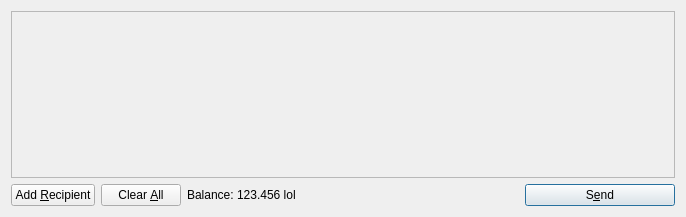
<?xml version="1.0" encoding="UTF-8"?>
<ui version="4.0">
 <class>SendCoinsDialog</class>
 <widget class="QDialog" name="SendCoinsDialog">
  <property name="geometry">
   <rect>
    <x>0</x>
    <y>0</y>
    <width>686</width>
    <height>217</height>
   </rect>
  </property>
  <property name="windowTitle">
   <string>Send Coins</string>
  </property>
  <layout class="QVBoxLayout" name="verticalLayout">
   <item>
    <widget class="QScrollArea" name="scrollArea">
     <property name="widgetResizable">
      <bool>true</bool>
     </property>
     <widget class="QWidget" name="scrollAreaWidgetContents">
      <property name="geometry">
       <rect>
        <x>0</x>
        <y>0</y>
        <width>666</width>
        <height>165</height>
       </rect>
      </property>
      <layout class="QVBoxLayout" name="verticalLayout_2">
       <property name="margin">
        <number>0</number>
       </property>
       <item>
        <layout class="QVBoxLayout" name="entries">
         <property name="spacing">
          <number>6</number>
         </property>
        </layout>
       </item>
       <item>
        <spacer name="verticalSpacer">
         <property name="orientation">
          <enum>Qt::Vertical</enum>
         </property>
         <property name="sizeHint" stdset="0">
          <size>
           <width>20</width>
           <height>40</height>
          </size>
         </property>
        </spacer>
       </item>
      </layout>
     </widget>
    </widget>
   </item>
   <item>
    <layout class="QHBoxLayout" name="horizontalLayout">
     <item>
      <widget class="QPushButton" name="addButton">
       <property name="toolTip">
        <string>Send to multiple recipients at once</string>
       </property>
       <property name="text">
        <string>Add &amp;Recipient</string>
       </property>
       <property name="icon">
        <iconset resource="../bitcoin.qrc">
         <normaloff>:/icons/add</normaloff>:/icons/add</iconset>
       </property>
       <property name="autoDefault">
        <bool>false</bool>
       </property>
      </widget>
     </item>
     <item>
      <widget class="QPushButton" name="clearButton">
       <property name="sizePolicy">
        <sizepolicy hsizetype="Minimum" vsizetype="Fixed">
         <horstretch>0</horstretch>
         <verstretch>0</verstretch>
        </sizepolicy>
       </property>
       <property name="toolTip">
        <string>Remove all transaction fields</string>
       </property>
       <property name="text">
        <string>Clear &amp;All</string>
       </property>
       <property name="icon">
        <iconset resource="../bitcoin.qrc">
         <normaloff>:/icons/remove</normaloff>:/icons/remove</iconset>
       </property>
       <property name="autoRepeatDelay">
        <number>300</number>
       </property>
       <property name="autoDefault">
        <bool>false</bool>
       </property>
      </widget>
     </item>
     <item>
      <layout class="QHBoxLayout" name="horizontalLayout_2">
       <property name="spacing">
        <number>3</number>
       </property>
       <item>
        <widget class="QLabel" name="label">
         <property name="text">
          <string>Balance:</string>
         </property>
        </widget>
       </item>
       <item>
        <widget class="QLabel" name="labelBalance">
         <property name="cursor">
          <cursorShape>IBeamCursor</cursorShape>
         </property>
         <property name="text">
          <string>123.456 lol</string>
         </property>
         <property name="textInteractionFlags">
          <set>Qt::LinksAccessibleByMouse|Qt::TextSelectableByKeyboard|Qt::TextSelectableByMouse</set>
         </property>
        </widget>
       </item>
      </layout>
     </item>
     <item>
      <spacer name="horizontalSpacer">
       <property name="orientation">
        <enum>Qt::Horizontal</enum>
       </property>
       <property name="sizeHint" stdset="0">
        <size>
         <width>40</width>
         <height>20</height>
        </size>
       </property>
      </spacer>
     </item>
     <item>
      <widget class="QPushButton" name="sendButton">
       <property name="minimumSize">
        <size>
         <width>150</width>
         <height>0</height>
        </size>
       </property>
       <property name="toolTip">
        <string>Confirm the send action</string>
       </property>
       <property name="text">
        <string>S&amp;end</string>
       </property>
       <property name="icon">
        <iconset resource="../bitcoin.qrc">
         <normaloff>:/icons/send</normaloff>:/icons/send</iconset>
       </property>
       <property name="default">
        <bool>true</bool>
       </property>
      </widget>
     </item>
    </layout>
   </item>
  </layout>
 </widget>
 <resources>
  <include location="../bitcoin.qrc"/>
 </resources>
 <connections/>
</ui>
